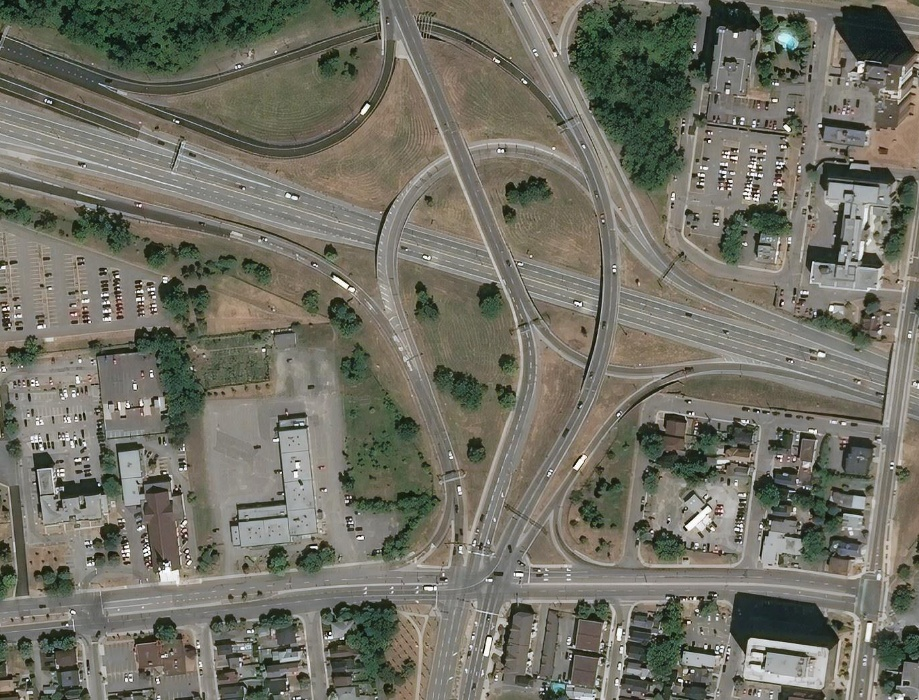
#> input picture api/test.jpg, 919 x 700 px
$ python -i __init__.py   (imports and definitions only)
#> lines starting #> are read from the running program, lines starting #| are printed output that depends on the picture
### api/roadnet_tf_2/roadnet.py
import os
import sys
import numpy as np
import tensorflow as tf

from roadnet_tf_2.models import SideNet
from roadnet_tf_2.models import RoadSurfaceNet
from tensorflow.keras.layers import *
from tensorflow.keras.models import Model
from tensorflow.keras.regularizers import l2
from tensorflow.keras import backend as K

class RoadNet(object):
    def __init__(self, input_shape=(128,128,3)):
#> `picture = cv2.imread('../test.jpg', cv2.IMREAD_GRAYSCALE)`:
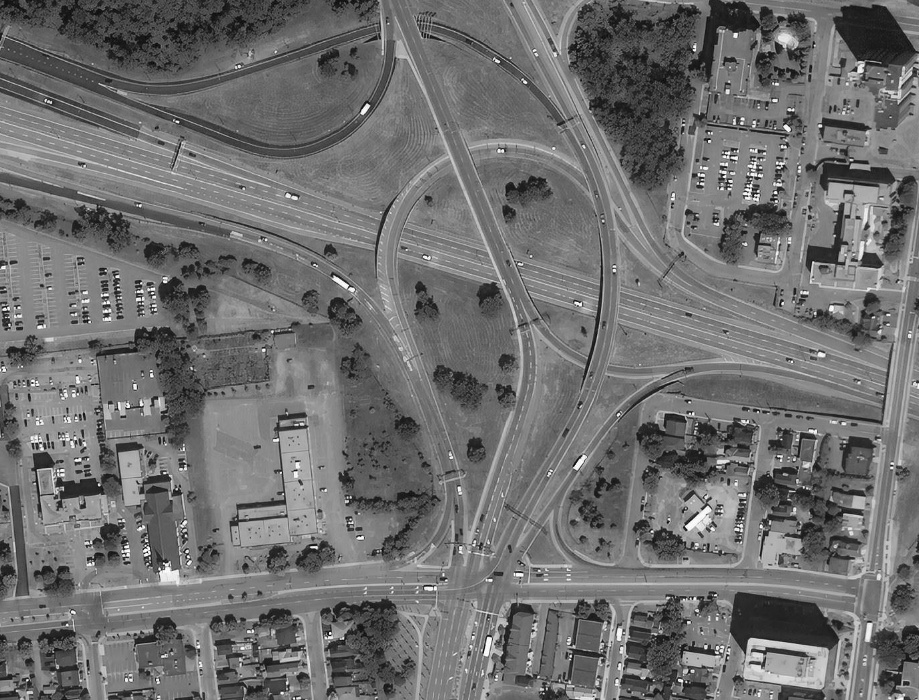
#> picture: shape (700, 919); min 2, max 255, mean 110.9
        self.input_shape=input_shape
        self.centerline_net = SideNet(name='centerline')
        self.edge_net = SideNet(name='edge')
        self.surface_net = RoadSurfaceNet()
        self.beta = 0.99 ### For balanced cross-entropy ###
        self.lambda_ = 2e-4 ### For generalization ###

        ### For weights of the loss components ###
        self.alpha = 1.0 # for balanced cross-entropy
        self.gamma = 1.0 # for regularization
        self.eta   = 1.0 # for generalization

    # [70 lines left out: functions weighted_binary_crossentropy, weighted_binary_crossentropy_with_l2, get_model, not called in this run]

### api/roadnet_tf_2/__init__.py
import os
import cv2
import numpy as np
import matplotlib.pyplot as plt

from argparse import ArgumentParser

from roadnet_tf_2.roadnet import RoadNet
from tensorflow.keras.models import Model

MODEL_CHECKPOINT = 'roadnet_tf_2/models/model_4.weights.hdf5'
TEST_IMG = '../data/1/Ottawa-1.tif'

# [1 line not run here, left out]
#gt_segment = cv2.imread(TEST_LBL)

# [1 line that did not run here, left out]
# [1 line not run here, left out]
# [5 lines that did not run here, left out]

def crop_image(img, crop_size=(128,128)):
#> called with crop_size = (128, 128)
    crops = []

    H, W = img.shape[0], img.shape[1]
#> H = 700; W = 919

    ### Get the ratio to resize ###
    ratio_h = int(H/crop_size[0])
#> ratio_h = 5
    ratio_w = int(W/crop_size[1])
#> ratio_w = 7

    ### get the refined resize dimensions ###
    resized_dimensions = (crop_size[1] * ratio_w , crop_size[0] * ratio_h)
#> resized_dimensions = (896, 640)

    ### resize the image ###
    img_resize = cv2.resize(img, resized_dimensions)
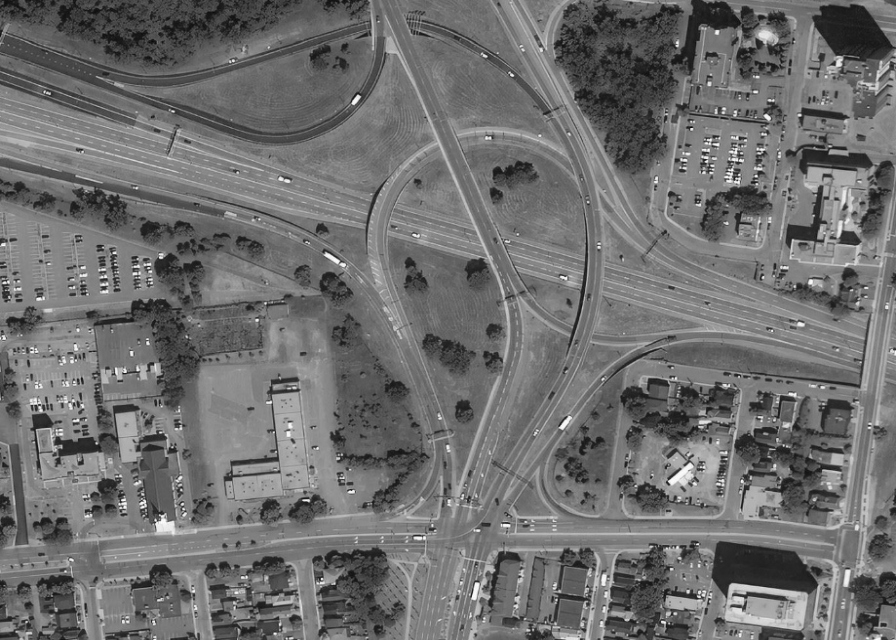
#> img_resize: shape (640, 896); min 4, max 253, mean 110.8

    ### Divide the images into chunks of 128 x 128 squares ###
    for i in range(ratio_h):
        for j in range(ratio_w):
            crop = img_resize[i*crop_size[0]: (i+1)*crop_size[0], j*crop_size[1]:(j+1)*crop_size[1]]

            crops.append(crop)
#> after the loop, crops = 35 items

    return crops, ratio_h, ratio_w

# img = cv2.imread(TEST_IMG)
def make_prediction(img):
    crops, ratio_h, ratio_w = crop_image(img)
#> crops = 35 items; ratio_h = 5; ratio_w = 7

    crops = np.array(crops)

    print('[INFO] Running full prediction on segmentation')
    full_image = None
    full_image_line = None
    full_image_edge = None

    def parse_to_binary_map(map_):
        ### Make foreground black and background white ###
        ''' Easier to parse to geojson later on'''
        map_[map_ > 0.5] = 1
        map_[map_ < 0.5] = 0

        return map_

    for i in range(ratio_h):
        horizontal_image = None
        horizontal_image_line = None
        horizontal_image_edge = None
        for j in range(ratio_w):
            index = ratio_w * i + j

            map_, line, edge = model.predict(np.array([crops[index]]))
            map_ = parse_to_binary_map(map_[0])
            line = parse_to_binary_map(line[0])
            edge = parse_to_binary_map(edge[0])

            if(j == 0):
                horizontal_image = map_
                horizontal_image_line = line
                horizontal_image_edge = edge
            else:
                horizontal_image = cv2.hconcat([horizontal_image, map_])
                horizontal_image_line = cv2.hconcat([horizontal_image_line, line])
                horizontal_image_edge = cv2.hconcat([horizontal_image_edge, edge])

        if(i == 0):
            full_image = horizontal_image
            full_image_line = horizontal_image_line
            full_image_edge = horizontal_image_edge
        else:
            full_image = cv2.vconcat([full_image, horizontal_image])
            full_image_line = cv2.vconcat([full_image_line, horizontal_image_line])
            full_image_edge = cv2.vconcat([full_image_edge, horizontal_image_edge])

    basename = os.path.basename(TEST_IMG)
    filename = basename.split('.')[0]
    save_file_name = "sample_predictions/full_prediction_" + filename + ".jpg"
    line_file_name = "sample_predictions/centerline_" + filename + ".jpg"

    full_image *= 255
    full_image = full_image.astype(np.uint8)

    full_image_line_3d = np.zeros((full_image.shape[0], full_image.shape[1], 3))
    full_image_line_3d[full_image_line == 0] = [0, 0, 0]
    full_image_line_3d[full_image_line == 1] = [255,255,255]

    ### dilate image abit for readability ###
    #kernel = np.ones((5,5), np.uint8)
    #full_image_line_3d = cv2.dilate(full_image_line_3d, kernel, iterations=1)
    full_image_line_3d = 255 - full_image_line_3d

    full_image_edge_3d = np.zeros((full_image.shape[0], full_image.shape[1], 3))
    full_image_edge_3d[full_image_edge == 0] = [0, 0, 0]
    full_image_edge_3d[full_image_edge == 1] = [255,255,255]

    ### dilate image abit for readability ###
    kernel = np.ones((5,5), np.uint8)
    full_image_edge_3d = cv2.dilate(full_image_edge_3d, kernel, iterations=2)
    full_image_edge_3d = cv2.erode(full_image_edge_3d, kernel, iterations=1)
    full_image_edge_3d = 255 - full_image_edge_3d ### Invert the image ###

    print('[INFO] Saving prediction result in %s' % save_file_name)
    # cv2.imwrite(line_file_name, full_image_line_3d)
    return full_image

>>> import cv2
>>> picture = cv2.imread('../test.jpg', cv2.IMREAD_GRAYSCALE)
#> (the run stopped early here; a loop or call above may not have finished)

$ run again, on api/test.png
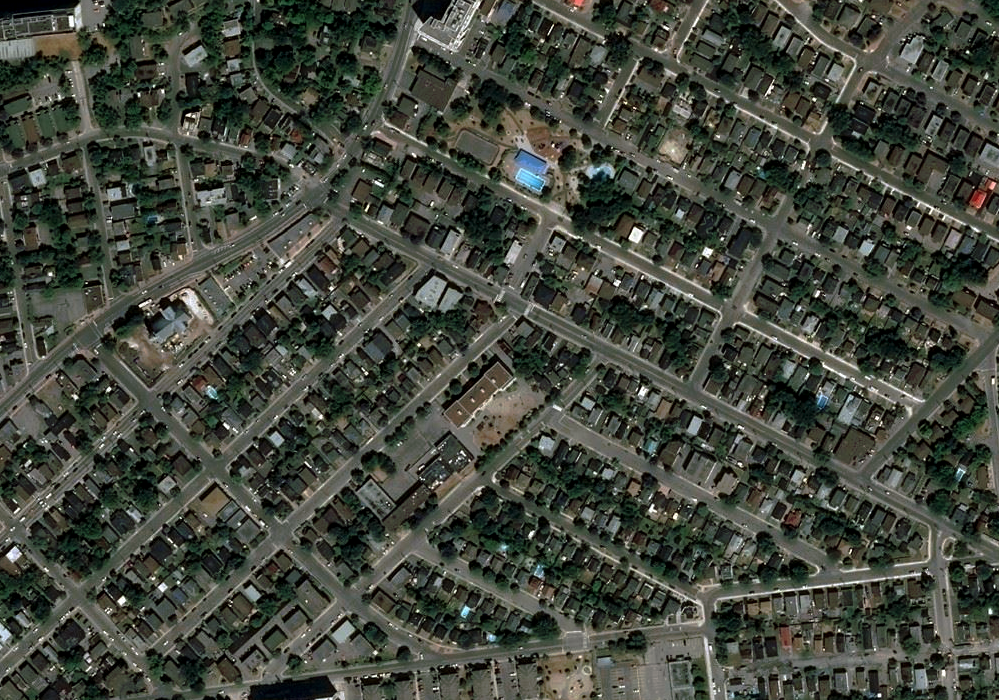
#> input picture api/test.png, 999 x 700 px
#> in crop_image, `img_resize = cv2.resize(img, resized_dimensions)`:
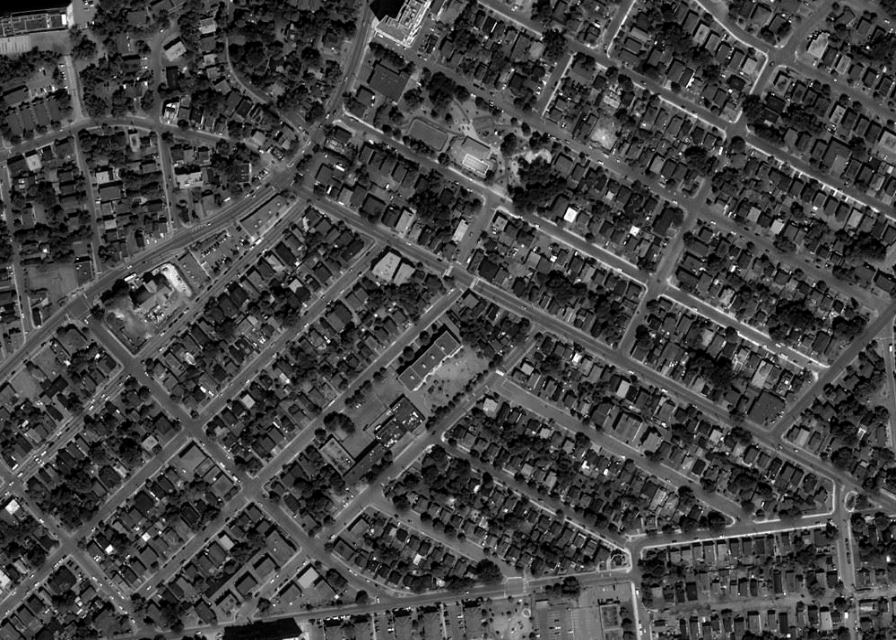
#> img_resize: shape (640, 896); min 0, max 254, mean 67.7
#> after the loop in crop_image, `for i in range(ratio_h):`: crops = 35 items
#> in make_prediction, `crops, ratio_h, ratio_w = crop_image(img)`: ratio_h = 5; ratio_w = 7
